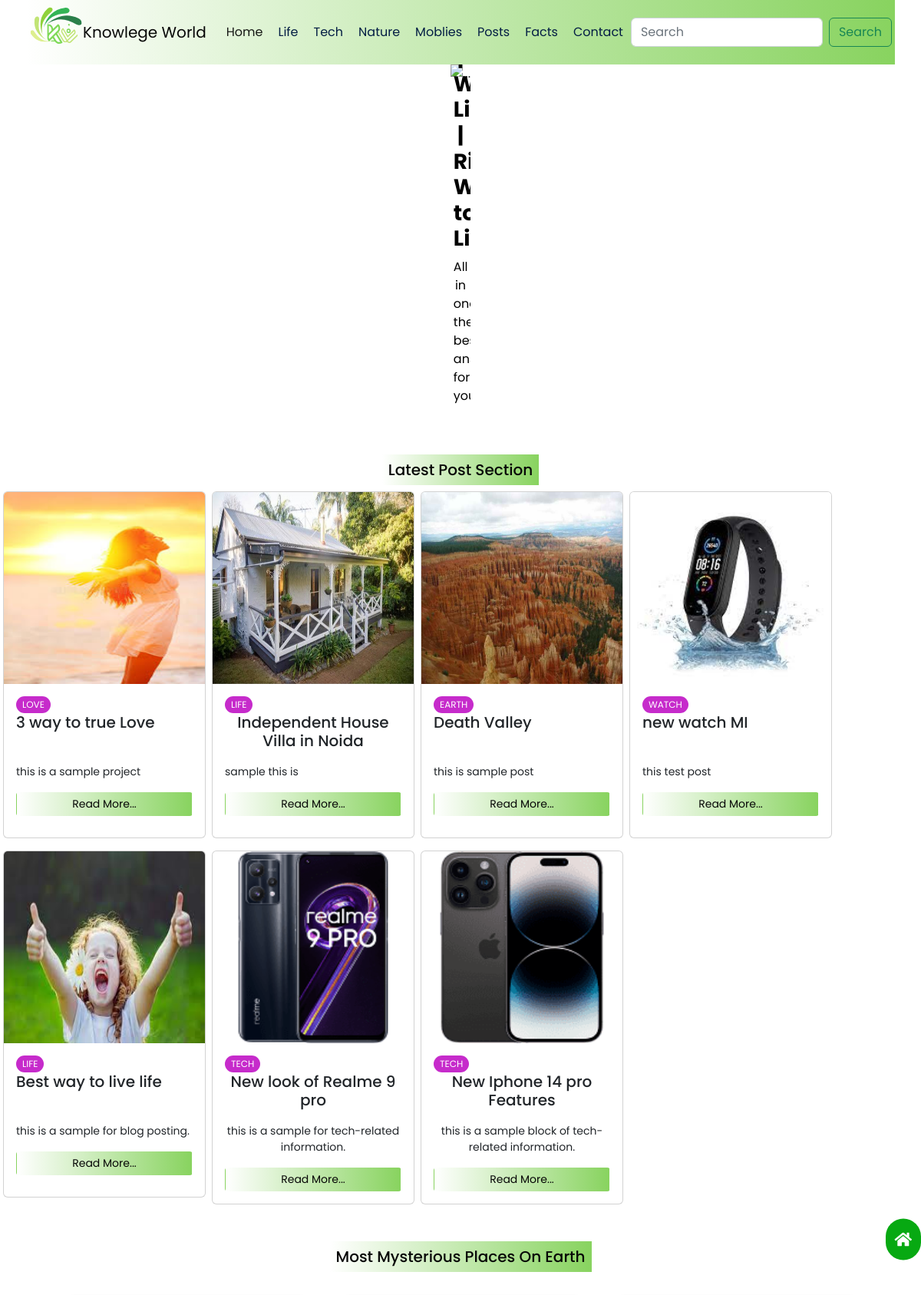
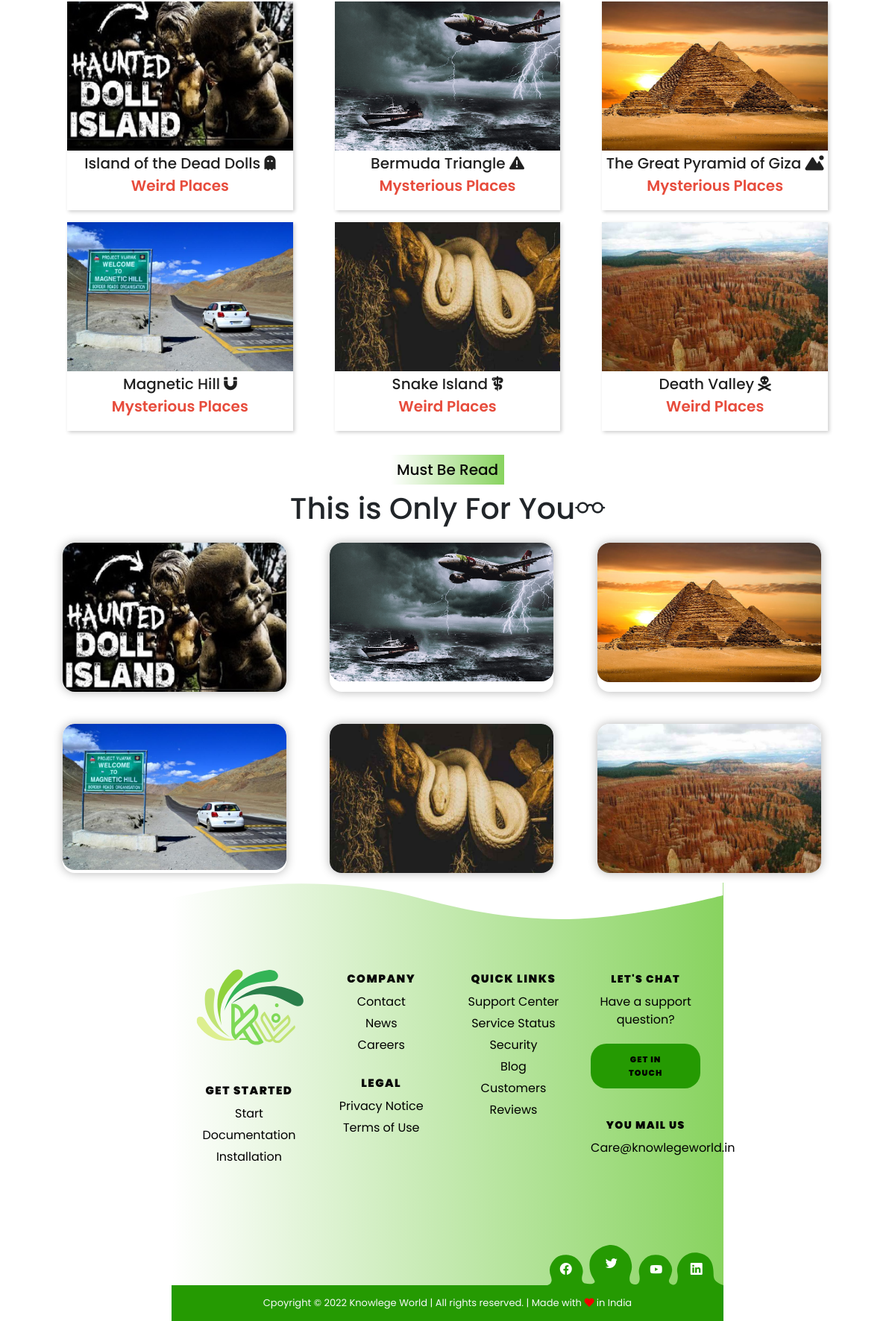
The page / on the database its author committed (2 pictures, top to bottom).
### mainApp/models.py (models this page shows, shortened)
class blogpost(models.Model):
    id = models.AutoField(primary_key=True)
    name = models.CharField(max_length=50)
    maincategory = models.ForeignKey(Maincategory,on_delete=models.CASCADE)
    subcategory = models.ForeignKey(Subcategory,on_delete=models.CASCADE)
    posturl=models.CharField(max_length=55,null=False,blank=False,default="")
    description = models.TextField(default="",null=False,blank=False)
    paragraph1= models.TextField(default="",null=False,blank=False)
    paragraph2= models.TextField(default="",null=False,blank=False)
    pic1 = models.ImageField(upload_to="uploads",default="",null=True,blank=True)
    pic2 = models.ImageField(upload_to="uploads",default="",null=True,blank=True)

class Maincategory(models.Model):
    id = models.AutoField(primary_key=True)
    name = models.CharField(max_length=20)
    def __str__(self):
        return self.name

### mainApp/views.py (the view)
# urls.py: 2. Add a URL to urlpatterns:  path('', views.home, name='home')
def home(Request):
    data = blogpost.objects.all().order_by('id').reverse()[:8]
    return render(Request,"index.html",{'data':data})

### mainApp/templates/index.html (shortened to what this page needs)
{% load static %}
<!DOCTYPE html>
<html lang="en">
<head>
  <link href="https://cdn.jsdelivr.net/npm/bootstrap@5.2.2/dist/css/bootstrap.min.css" rel="stylesheet"
>
  <link rel="stylesheet" href="https://cdn.jsdelivr.net/npm/bootstrap-icons@1.3.0/font/bootstrap-icons.css">
  <link rel="stylesheet" href="https://cdnjs.cloudflare.com/ajax/libs/font-awesome/6.2.0/css/all.min.css">
  <link rel="stylesheet" href="https://cdnjs.cloudflare.com/ajax/libs/font-awesome/4.7.0/css/font-awesome.min.css">
  <link rel="stylesheet" href="{% static 'css/style.css'%}">
  <link rel="stylesheet" href="{% static 'css/captcha.css'%}">
  <link rel="stylesheet" href="https://use.fontawesome.com/releases/v5.15.3/css/all.css"
>
</head>
<body onload="generate()">
  <nav class=" background navbar navbar-expand-lg sticky-top">
    <div class="container-fluid">
      <div class="logo-image">
        <img src="{% static 'images/logo-3.svg'%}" class="img-fluid">
      </div>
      <a class=" nav-item navbar-brand " href="/">Knowlege World</a>
      <div class="collapse navbar-collapse navbar" id="navbarSupportedContent">
        <ul class="navbar-nav me-auto mb-2 mb-lg-0">
          <li class="nav-item" id="main-menu">
            <a class="nav-item nav-link nav-link-fade-up active project1" aria-current="page" href="/">Home</a>
          </li>
          <li class="nav-item " id="main-menu">
            <a class="nav-item nav-link nav-link-fade-up project1 " href="/life/Life/All/All">Life</a>
          </li>
          <li class="nav-item">
            <a class="nav-item nav-link nav-link-fade-up project1" href="/tech/All/All/All">Tech</a>
          </li>
          <li class="nav-item">
            <a class=" nav-item nav-link nav-link-fade-up project1" href="/nature/Earth/All/All">Nature</a>
          </li>
          <li class="nav-item">
            <a class="nav-item nav-link nav-link-fade-up project1" href="/mobile/Tech/All/All">Moblies</a>
          </li>
          <li class="nav-item">
            <a class="nav-item nav-link nav-link-fade-up project1" href="/post/All/All/All">Posts</a>
          </li>
          <li class="nav-item">
            <a class="nav-item nav-link nav-link-fade-up project1" href="/facts/">Facts</a>
          </li>
          <li class="nav-item">
            <a class="nav-item nav-link nav-link-fade-up project1" href="/contact/">Contact</a>
          </li>
        </ul>
        <form class="d-flex" role="search" action="/search/" method="post">
          <input class="form-control me-2 full-search" type="search" placeholder="Search" aria-label="Search"
            name="search">
          <button class="btn btn-outline-success text-gray " type="submit">Search</button>
        </form>
      </div>
    </div>
  </nav>
  {% block content %}
  <div id="carouselExampleCaptions" class="carousel slide" data-bs-ride="false">
    <div class="carousel-indicators">
    </div>
    <div class="carousel-inner">
      <div class="carousel-item active">
        <img src="{% static 'images/b-2.png'%}" height="500px" class="d-block w-100" alt="...">
        <div class="carousel-caption d-none d-md-block para">
          <h3><b>What is Life? | Why Life? | Right Way to Live</b></h3>
          <p>All in one the best answer for you....</p>
        </div>
      </div>
    </div>
    <button class="carousel-control-prev" type="button" data-bs-target="#carouselExampleCaptions" data-bs-slide="prev">
      <span class="carousel-control-prev-icon" aria-hidden="true"></span>
    </button>
    <button class="carousel-control-next" type="button" data-bs-target="#carouselExampleCaptions" data-bs-slide="next">
      <span class="carousel-control-next-icon" aria-hidden="true"></span>
    </button>
  </div>
  <div class="icon-bar">
    <a class="active-icon" href="#"><i class="fa fa-home"></i></a>
    <a href="#"><i class="fa fa-facebook facebook"></i></a>
    <a href="#"><i class="fa fa-instagram instagram"></i></a>
    <a href="#"><i class="fa fa-twitter twitter"></i></a>
    <a href="#"><i class="fa fa-linkedin linkedin"></i></a>
  </div>
  <h5 class="background text-center nav-item p-2 my-2">Latest Post Section</h5>
  <div class="container-fluid">
    <div class="row">
      {% for i in data %}
      <div class="col-xl-2 col-lg-3 col-md-4 col-sm-6 col-12 mb-3">
        <div class="card card-div-one">
          <img src="{{i.pic1.url}}" height="250px" width="100px" class="card-img-top" alt="...">
          <div class="card-body">
            <span class="card-badge card-badge-pink">{{i.maincategory}}</span>
            <h5 class="card-title">{{i.name}}</h5>
            <p class="card-text">{{i.description}}</p>
            <a href="/blog/{{i.posturl}}" class="btn background nav-item w-100 btn-sm">Read More...</a>
          </div>
        </div>
      </div>
      {% endfor %}
    </div>
  </div>
  <br>
  <h5 class="background text-center nav-item p-2 my-2">Most Mysterious Places On Earth</h5>
  <br>
  <div class="container">
    <div class="card-div card-div-one">
      <div class="img">
        <img src="{% static 'images/mis-1.jpg'%}">
      </div>
      <div class="top-text">
        <div class="name">
          <h5>Island of the Dead Dolls <i class="fa-solid fa-ghost"></i></h5>
        </div>
        <p>
          Weird Places
        </p>
      </div>
    </div>
    <div class="card-div card-div-one">
      <div class="img">
        <img src="{% static 'images/mis-2.png'%}">
      </div>
      <div class="top-text">
        <div class="name">
          <h5>Bermuda Triangle <i class="fa-solid fa-triangle-exclamation"></i></h5>
        </div>
        <p>
          Mysterious Places
        </p>
      </div>
    </div>
    <div class="card-div card-div-one">
      <div class="img">
        <img src="{% static 'images/mis-3.jpg'%}">
      </div>
      <div class="top-text">
        <div class="name">
          <h5>The Great Pyramid of Giza <i class="fa-solid fa-mountain-sun"></i></h5>
        </div>
        <p>
          Mysterious Places
        </p>
      </div>
    </div>
    <div class="card-div card-div-one">
      <div class="img">
        <img src="static/images/mis-4.jpg">
      </div>
      <div class="top-text">
        <div class="name">
          <h5>Magnetic Hill <i class="fa-solid fa-magnet"></i></h5>
        </div>
        <p>
          Mysterious Places
        </p>
      </div>
    </div>
    <div class="card-div card-div-one">
      <div class="img">
        <img src="static/images/mis-5.jpg">
      </div>
      <div class="top-text">
        <div class="name">
          <h5>Snake Island <i class="fa-solid fa-staff-snake"></i></h5>
        </div>
        <p>
          Weird Places
        </p>
      </div>
    </div>
    <div class="card-div card-div-one">
      <div class="img">
        <img src="static/images/mis-6.jpg">
      </div>
      <div class="top-text">
        <div class="name">
          <h5>Death Valley <i class="fa-solid fa-skull-crossbones"></i></h5>
        </div>
        <p>
          Weird Places
        </p>
      </div>
    </div>
  </div>
  <br>
  <div>
    <h5 class="background text-center nav-item p-2 my-2">Must Be Read</h5>
  </div>
  <h1>This is Only For You<i class="bi bi-eyeglasses"></i> </h1>
  <div class="container">
    <div class="card-mr">
      <img src="{% static 'images/mis-1.jpg'%}" alt="vitateach" />
    </div>
    <div class="card-mr">
      <img src="{% static 'images/mis-2.png'%}" alt="vitateach" />
      <div class="card-body">
      </div>
    </div>
    <div class="card-mr">
      <img src="{% static 'images/mis-3.jpg'%}" />
      <div class="card-body">
      </div>
    </div>
    <div class="card-mr">
      <img src="{% static 'images/mis-4.jpg'%}" />
      <div class="card-body">
      </div>
    </div>
    <div class="card-mr">
      <img src="{% static 'images/mis-5.jpg'%}" />
    </div>
    <div class="card-mr">
      <img src="{% static 'images/mis-6.jpg'%}" />
    </div>
  </div>
  {% endblock %}
  <div class="pg-footer">
    <footer class="footer background">
      <div class="footer-content">
        <div class="footer-content-column">
          <img src="{% static 'images/logo-3.svg'%}" href="#" id="logo">
          <div class="footer-menu">
            <h2 class="footer-menu-name"> Get Started</h2>
            <ul id="menu-get-started" class="footer-menu-list">
              <li class="menu-item menu-item-type-post_type menu-item-object-product">
                <a href="#">Start</a>
              </li>
              <li class="menu-item menu-item-type-post_type menu-item-object-product">
                <a href="#">Documentation</a>
              </li>
              <li class="menu-item menu-item-type-post_type menu-item-object-product">
                <a href="#">Installation</a>
              </li>
            </ul>
          </div>
        </div>
        <div class="footer-content-column">
          <div class="footer-menu">
            <h2 class="footer-menu-name"> Company</h2>
            <ul id="menu-company" class="footer-menu-list">
              <li class="menu-item menu-item-type-post_type menu-item-object-page">
                <a href="#">Contact</a>
              </li>
              <li class="menu-item menu-item-type-taxonomy menu-item-object-category">
                <a href="#">News</a>
              </li>
              <li class="menu-item menu-item-type-post_type menu-item-object-page">
                <a href="#">Careers</a>
              </li>
            </ul>
          </div>
          <div class="footer-menu">
            <h2 class="footer-menu-name"> Legal</h2>
            <ul id="menu-legal" class="footer-menu-list">
              <li
                class="menu-item menu-item-type-post_type menu-item-object-page menu-item-privacy-policy menu-item-170434">
                <a href="#">Privacy Notice</a>
              </li>
              <li class="menu-item menu-item-type-post_type menu-item-object-page">
                <a href="#">Terms of Use</a>
              </li>
            </ul>
          </div>
        </div>
        <div class="footer-content-column">
          <div class="footer-menu">
            <h2 class="footer-menu-name"> Quick Links</h2>
            <ul id="menu-quick-links" class="footer-menu-list">
              <li class="menu-item menu-item-type-custom menu-item-object-custom">
                <a target="_blank" rel="noopener noreferrer" href="#">Support Center</a>
              </li>
              <li class="menu-item menu-item-type-custom menu-item-object-custom">
                <a target="_blank" rel="noopener noreferrer" href="#">Service Status</a>
              </li>
              <li class="menu-item menu-item-type-post_type menu-item-object-page">
                <a href="#">Security</a>
              </li>
              <li class="menu-item menu-item-type-post_type menu-item-object-page">
                <a href="#">Blog</a>
              </li>
              <li class="menu-item menu-item-type-post_type_archive menu-item-object-customer">
                <a href="#">Customers</a>
              </li>
              <li class="menu-item menu-item-type-post_type menu-item-object-page">
                <a href="#">Reviews</a>
              </li>
            </ul>
          </div>
        </div>
        <div class="footer-content-column">
          <div class="footer-call-to-action">
            <h2 class="footer-call-to-action-title"> Let's Chat</h2>
            <p class="footer-call-to-action-description"> Have a support question?</p>
            <a class="footer-call-to-action-button button" href="#" target="_self"> Get in Touch </a>
          </div>
          <div class="footer-call-to-action">
            <h2 class="footer-call-to-action-title"> You Mail Us</h2>
            <p class="footer-call-to-action-link-wrapper"> <a class="footer-call-to-action-link"
                href="mailto:care@knowlegeworld.in" target="_self"> Care@knowlegeworld.in</a></p>
          </div>
        </div>
        <div class="footer-social-links">
          <a class="footer-social-link linkedin" href="#" target="_blank">
            <i class="bi bi-facebook"></i>
          </a>
          <a class="footer-social-link twitter" href="#" target="_blank">
            <i class="bi bi-twitter"></i>
          </a>
          <a class="footer-social-link youtube" href="#" target="_blank">
            <i class="bi bi-youtube"></i>
          </a>
          <a class="footer-social-link github" href="#" target="_blank">
            <i class="bi bi-linkedin"></i>
          </a>
        </div>
      </div>
      <div class="footer-copyright">
        <div class="footer-copyright-wrapper">
          <p class="footer-copyright-text">
            <a class="footer-copyright-link text-light" href="#" target="_self"> Cpoyright © 2022 Knowlege World | All
              rights reserved. | Made with <i class="fa fa-heart red" style="color:#ee0000"></i> in India</a>
          </p>
        </div>
      </div>
    </footer>
  </div>
</body>
</html>

### mainApp/static/css/captcha.css (style rules this page uses)
input { border:0px black solid; }

### rows shown on the page
blogpost: pic1 (picture), maincategory "LOVE", name "3 way to true Love", description "this is a sample project"
blogpost: pic1 (picture), maincategory "LIFE", name "Independent House Villa in Noida", description "sample this is"
blogpost: pic1 (picture), maincategory "EARTH", name "Death Valley", description "this is sample post"
blogpost: pic1 (picture), maincategory "WATCH", name "new watch MI", description "this test post"
blogpost: pic1 (picture), maincategory "LIFE", name "Best way to live life", description "this is a sample for blog posting."
blogpost: pic1 (picture), maincategory "TECH", name "New look of Realme 9 pro", description "this is a sample for tech-related information."
blogpost: pic1 (picture), maincategory "TECH", name "New Iphone 14 pro Features", description "this is a sample block of tech-related information."
